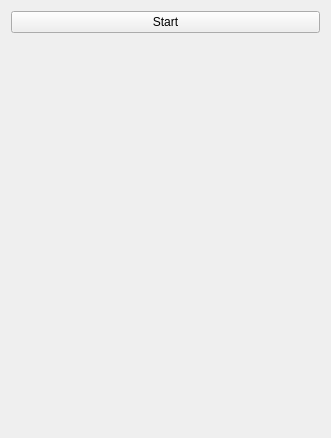
<?xml version="1.0" encoding="UTF-8"?>
<ui version="4.0">
 <class>Tutorial</class>
 <widget class="qMRMLWidget" name="Tutorial">
  <property name="geometry">
   <rect>
    <x>0</x>
    <y>0</y>
    <width>331</width>
    <height>438</height>
   </rect>
  </property>
  <layout class="QVBoxLayout" name="verticalLayout">
   <item>
    <widget class="QPushButton" name="startButton">
     <property name="text">
      <string>Start</string>
     </property>
    </widget>
   </item>
   <item>
    <spacer name="verticalSpacer">
     <property name="orientation">
      <enum>Qt::Vertical</enum>
     </property>
     <property name="sizeHint" stdset="0">
      <size>
       <width>20</width>
       <height>40</height>
      </size>
     </property>
    </spacer>
   </item>
  </layout>
 </widget>
 <customwidgets>
  <customwidget>
   <class>qMRMLWidget</class>
   <extends>QWidget</extends>
   <header>qMRMLWidget.h</header>
   <container>1</container>
  </customwidget>
 </customwidgets>
 <resources/>
 <connections/>
</ui>
